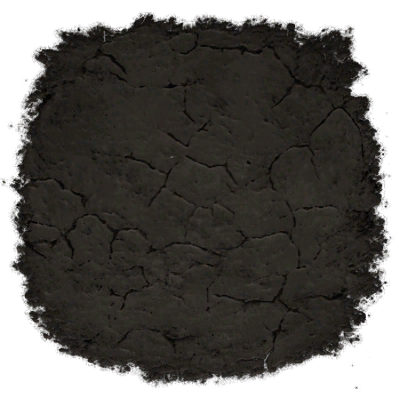
#> input picture Images/DatapointBackground.png, 399 x 399 px
$ python fuck.py
#> lines starting #> are read from the running program, lines starting #| are printed output that depends on the picture
from time import time
from PIL import Image
from random import randint, random

img = Image.open("Images/DatapointBackground.png").convert("RGBA")
#> img is the input picture: PIL image 399x399 RGBA; mean R, G, B, A 98.5, 96.1, 92.9, 255
data = img.getdata()

def process(rgba: list):
    greyscale = sum(rgba[:3]) // 3
    output = [0, 0, 0, 0] if rgba[-1] < 200 or greyscale >= 60 else [76, 69, 78, rgba[-1]]
    return tuple(map(lambda f: max(min(f, 255), 0), output))

stime = time()
newdata = list(map(process, data))
#> newdata = 159201 items
print(f"Completed in {time()-stime}s")

img.putdata(newdata)
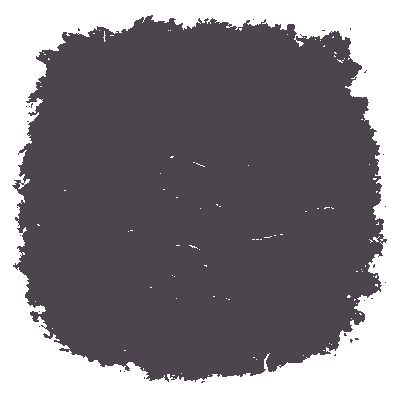
#> img: PIL image 399x399 RGBA; mean R, G, B, A 53.7, 48.8, 55.1, 180.2; transparent parts drawn white
img.save("Images/DatapointBackground-Transparent.png", "PNG")
